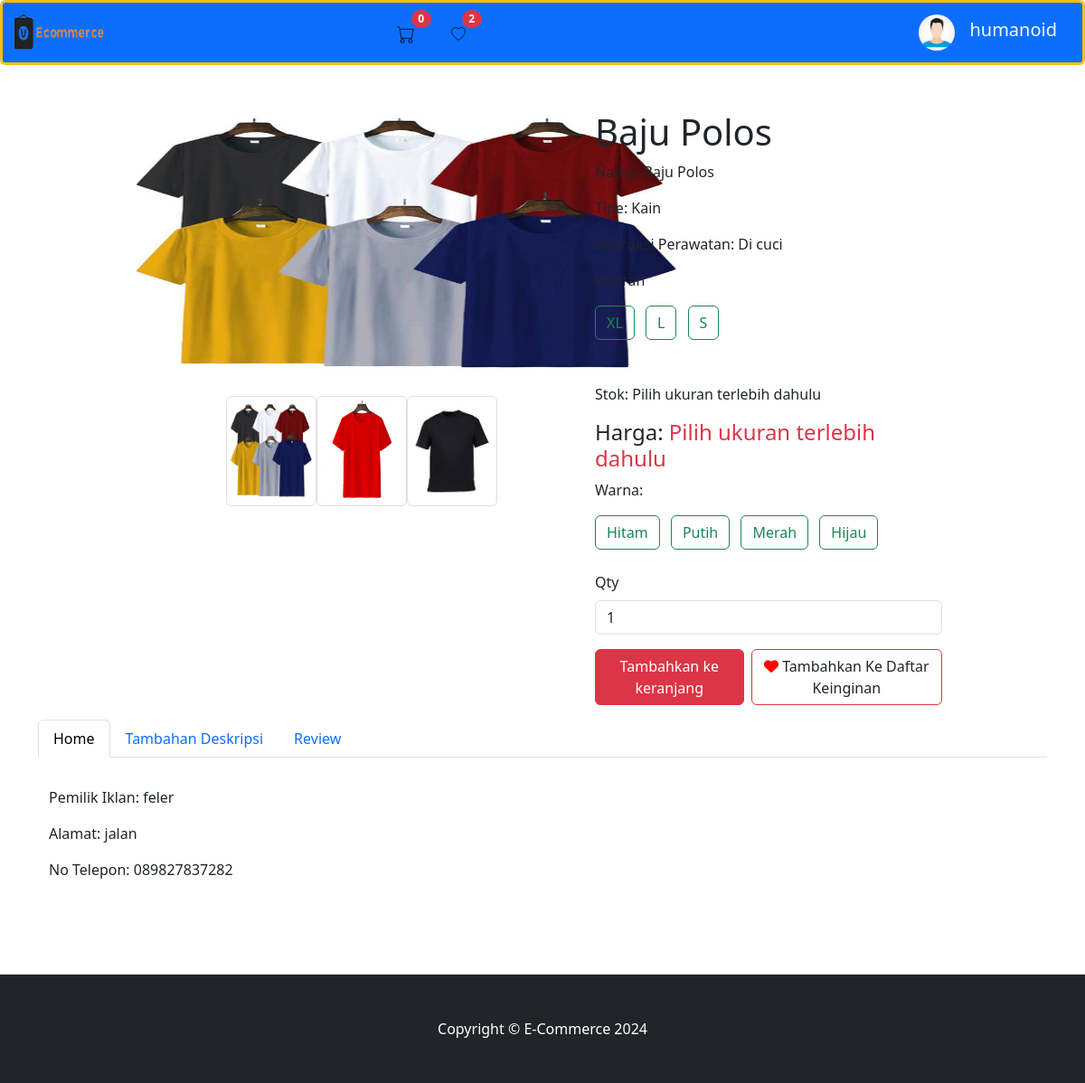
/E-commerce/website/beli.php?id=24 (signed in), run on the app's committed database.
### tables this page shows
CREATE TABLE `tbl_user` (
  `id` int(10) NOT NULL,
  `nama` varchar(100) NOT NULL,
  `username` varchar(100) NOT NULL,
  `password` varchar(255) NOT NULL,
  `alamat` text NOT NULL,
  `no_telepon` varchar(20) NOT NULL,
  `foto_profil` text NOT NULL,
  `duit` decimal(10,2) NOT NULL
);

CREATE TABLE `tbl_gambar` (
  `id` int(111) NOT NULL,
  `produk_id` int(111) NOT NULL,
  `gambar_detail` text NOT NULL
);

CREATE TABLE `tbl_produk` (
  `id` int(111) NOT NULL,
  `user_id` int(111) NOT NULL,
  `id_kategori` int(111) NOT NULL,
  `nama_produk` varchar(255) NOT NULL,
  `deskripsi` text NOT NULL,
  `harga` decimal(10,2) DEFAULT NULL,
  `gambar` varchar(255) NOT NULL,
  `stok` int(111) NOT NULL
);

CREATE TABLE `pakaian` (
  `id` int(11) NOT NULL,
  `kategori_id` int(11) DEFAULT NULL,
  `produk_id` int(111) NOT NULL,
  `nama` varchar(255) NOT NULL,
  `type` varchar(255) DEFAULT NULL,
  `instruksi_perawatan` text DEFAULT NULL
);

CREATE TABLE `ukuran` (
  `id` int(111) NOT NULL,
  `produk_id` int(111) NOT NULL,
  `ukuran` varchar(255) NOT NULL,
  `harga` decimal(10,2) NOT NULL,
  `stok` int(255) NOT NULL
);

CREATE TABLE `warna` (
  `id` int(111) NOT NULL,
  `produk_id` int(111) NOT NULL,
  `warna` varchar(255) NOT NULL
);

### E-commerce/website/beli.php (the view, shortened to what this page needs)
<?php
include '../koneksi.php';
$user_id = $_SESSION['user_id'];
$item_id = intval($_GET['id']);
$query_check = "SELECT * FROM tbl_wishlist WHERE user_id = ? AND produk_id = ?";
$stmt_check = $conn->prepare($query_check);
$stmt_check->bind_param("ii", $user_id, $item_id);
$stmt_check->execute();
$result_check = $stmt_check->get_result();
$is_in_wishlist = $result_check->num_rows > 0;
?>
<!DOCTYPE html>
<html lang="en">
<head>
    <link rel="stylesheet" href="https://cdnjs.cloudflare.com/ajax/libs/font-awesome/6.0.0-beta3/css/all.min.css">
    <link href="https://cdn.jsdelivr.net/npm/bootstrap@5.3.3/dist/css/bootstrap.min.css" rel="stylesheet">
</head>
<body>
    <header>
        <?php include 'header/navbar.php'; ?>
    </header>
    <div class="product-container">
        <?php
        if (isset($_GET['id']) && !empty($_GET['id'])) {
            $id = mysqli_real_escape_string($conn, $_GET['id']);
            $view = mysqli_query($conn, "SELECT p.*, u.nama, u.alamat, u.no_telepon FROM tbl_produk p JOIN tbl_user u ON p.user_id = u.id WHERE p.id = $id");
            if ($view && mysqli_num_rows($view) > 0) {
                $result = mysqli_fetch_array($view);
                $kategori_id = intval($result['id_kategori']);
                $kategori_query = mysqli_query($conn, "SELECT nama_kategori FROM tbl_kategori WHERE id = $kategori_id");
                $kategori_result = mysqli_fetch_array($kategori_query);
                if ($kategori_result) {
                    $kategori_name = $kategori_result['nama_kategori'];
                } else {
                    $kategori_name = 'Kategori tidak ditemukan';
                    exit();
                }
            } else {
                echo "Produk tidak ditemukan.";
                exit();
            }
        } else {
            echo "ID produk tidak ditemukan.";
            exit();
        }
        ?>
        <div class="col-md-5">
            <?php
            $view_gambar = mysqli_query($conn, "SELECT * FROM tbl_gambar WHERE produk_id = " . $result['id']);
            $gambar_array = [];
            while ($row = mysqli_fetch_array($view_gambar)) {
                $gambar_array[] = $row;
            }
            if (count($gambar_array) > 0) {
                $gambar_utama = $gambar_array[0];
            }
            ?>
            <img id="mainImage" class="product-image" src="http://localhost/E-commerce/E-commerce/website/gambardetail/<?php echo $gambar_utama['gambar_detail']; ?>" alt="">
            <div class="d-flex justify-content-center mt-3">
                <?php
                foreach ($gambar_array as $gambar) {
                ?>
                    <img src="http://localhost/E-commerce/E-commerce/website/gambardetail/<?php echo $gambar['gambar_detail']; ?>" width="100px" height="100px" class="img-thumbnail mb-2" alt="Product Image Thumbnail" onclick="changeImage('http://localhost/E-commerce/E-commerce/website/gambardetail/<?php echo $gambar['gambar_detail']; ?>')">
                <?php } ?>
            </div>
        </div>
        <div class="col-md-4 px-2">
            <form method="post" action="beli.php?id=<?php echo urlencode($_GET['id']); ?>">
                <h1><?php echo htmlspecialchars($result['nama_produk']); ?></h1>
                <?php include 'pilihkategoriJS_PHP/belikategori.php'; ?>
                <div class="mb-3">
                    <label for="quantity" class="form-label">Qty</label>
                    <input type="number" id="quantity" name="quantity" class="form-control" min="1" value="1" required>
                </div>
                <div class="d-flex">
                    <?php
                    $user_idProdukId = intval($result['user_id']);
                    if ($user_id === $user_idProdukId) {
                    ?>
                        <button type="submit" name="beli_produk" class="btn btn-danger me-2" disabled>Tambahkan ke keranjang</button>
                    <?php
                    } else {
                    ?>
                        <button type="submit" name="beli_produk" class="btn btn-danger me-2">Tambahkan ke keranjang</button>
                    <?php
                    }
                    ?>
            </form>
            <form method="post" action="beli.php?id=<?php echo urlencode($item_id); ?>" style="display: inline;">
                <?php
                $user_idProdukId = intval($result['user_id']);
                if ($user_id === $user_idProdukId) {
                ?>
                    <button type="submit" name="daftar_keinginan" class="btn heart-button border-danger <?php echo $is_in_wishlist ? 'active' : ''; ?>" disabled>
                        <i class="fas fa-heart checkbox-icon"></i> Tambahkan Ke Daftar Keinginan
                    </button>
                <?php
                } else {
                ?>
                    <button type="submit" name="daftar_keinginan" class="btn heart-button border-danger <?php echo $is_in_wishlist ? 'active' : ''; ?>">
                        <i class="fas fa-heart checkbox-icon"></i> Tambahkan Ke Daftar Keinginan
                    </button>
                <?php
                }
                ?>
            </form>
        </div>
    </div>
    <div class="container mt-3">
        <ul class="nav nav-tabs" role="tablist">
            <li class="nav-item">
                <a class="nav-link active" data-bs-toggle="tab" href="#home">Home</a>
            </li>
            <li class="nav-item">
                <a class="nav-link" data-bs-toggle="tab" href="#menu1">Tambahan Deskripsi</a>
            </li>
            <li class="nav-item">
                <a class="nav-link" data-bs-toggle="tab" href="#menu2">Review</a>
            </li>
        </ul>
        <div class="tab-content">
            <div id="home" class="container tab-pane active"><br>
                <p>Pemilik Iklan: <?php echo htmlspecialchars($result['nama']); ?></p>
                <p>Alamat: <?php echo htmlspecialchars($result['alamat']); ?></p>
                <p>No Telepon: <?php echo htmlspecialchars($result['no_telepon']); ?> </p>
            </div>
        </div>
    </div>
    <footer class="py-5 bg-dark mt-5">
        <div class="container-fluid">
            <p class="m-0 text-center text-white">Copyright &copy; E-Commerce 2024</p>
        </div>
    </footer>
</body>
</html>

### E-commerce/website/header/navbar.php (shortened to what this page needs)
<?php
include __DIR__ . '/../../koneksi.php';
$user_id = $_SESSION['user_id'];
$query = "SELECT * FROM tbl_user WHERE id = $user_id";
$result = mysqli_query($conn, $query);
if ($result && mysqli_num_rows($result) > 0) {
  $row = mysqli_fetch_assoc($result);
  $nama_pengguna = $row['nama'];
  $user_id = $_SESSION['user_id'];
  $cart_total = 0;
  $query_wishlist = "SELECT * FROM tbl_wishlist WHERE user_id = ?";
  $stmt = $conn->prepare($query_wishlist);
  $stmt->bind_param("i", $user_id);
  $stmt->execute();
  $result_wishlist = $stmt->get_result();
  $jumlah_wishlist = $result_wishlist->num_rows;
?>
  <nav class="navbar sticky-top navbar-expand-lg navbar-light bg-primary border border-3 rounded  border-warning">
    <div class="container-fluid bg-primary">
      <img class="navbar-brand" src="fotologo/e-commerce.png" width="100px" height="50px">
      <ul class="navbar-nav col-lg-6 justify-content-lg-center">
        <li class="nav-item position-relative">
          <a class="nav-link" aria-current="page" href="cart12.php">
            <span class="badge rounded-pill badge-notification bg-danger position-absolute" style="top: -5px; right: -10px;"><?php echo $cart_total; ?></span>
          </a>
        </li>
        <li class="nav-item ps-4 position-relative">
          <a class="nav-link" aria-current="page" href="daftarkeinginan.php">
            <span class="badge rounded-pill badge-notification bg-danger position-absolute" style="top: -5px; right: -10px;"><?php echo $jumlah_wishlist; ?></span>
          </a>
        </li>
      </ul>
      <a class="navbar-brand">
        <div class="btn-group d-lg-flex col-lg-3 justify-content-lg-end">
          <a class="bg-transparent rounded-pill d-grid gap-2 d-md-flex justify-content-md-end text-decoration-none" href="#" role="button" id="dropdownMenuLink" data-bs-toggle="dropdown" aria-expanded="false">
            <img src="http://localhost/E-commerce/E-commerce/website/fotosampul/<?php echo $row['foto_profil']; ?>" alt="Logo" style="width: 40px;" class="rounded-pill  me-md-2">
            <h1 class="navbar-brand text-light mb-0">
              <?php echo $nama_pengguna; ?>
            </h1>
          </a>
        </div>
      </a>
    </div>
  </nav>
<?php
} else {
  echo "Pengguna tidak ditemukan.";
}
?>

### E-commerce/website/pilihkategoriJS_PHP/belikategori.php (shortened to what this page needs)
<?php
if ($kategori_name === 'Elektronik') {
    $view_spek_query = "
    SELECT e.*, u.ukuran, u.harga, u.stok, w.warna
    FROM elektronik e
    LEFT JOIN ukuran u ON e.produk_id = u.produk_id
    LEFT JOIN warna w ON e.produk_id = w.produk_id
    WHERE e.produk_id = " . $result['id'];;
    $view_spek = mysqli_query($conn, $view_spek_query);
    if (!$view_spek) {
        die("Query gagal: " . mysqli_error($conn));
    }
    if (mysqli_num_rows($view_spek) > 0) {
        $row = mysqli_fetch_assoc($view_spek);
?>
        <p>Nama: <?php echo htmlspecialchars($row['nama']); ?></p>
        <p>Brand: <?php echo htmlspecialchars($row['brand']); ?></p>
        <p>Model: <?php echo htmlspecialchars($row['model']); ?></p>
        <p>Screen Size: <?php echo htmlspecialchars($row['screen_size']); ?></p>
        <p>Resolusi: <?php echo htmlspecialchars($row['resolution']); ?></p>
        <p>Tipe Baterai: <?php echo htmlspecialchars($row['battery_type']); ?></p>
        <p>Sistem Operasi: <?php echo htmlspecialchars($row['operating_system']); ?></p>
        <p>Spesial Fitur: <?php echo htmlspecialchars($row['spesial_fitur']); ?></p>
        <p>Spesifikasi</p>
        <?php
        $view_ukuran_query = "
        SELECT DISTINCT u.ukuran, u.harga, u.stok
        FROM ukuran u
        WHERE u.produk_id = " . $result['id'];
        $view_ukuran = mysqli_query($conn, $view_ukuran_query);
        if (!$view_ukuran) {
            die("Query gagal: " . mysqli_error($conn));
        }
        if (mysqli_num_rows($view_ukuran) > 0) {
            echo '<div id="ukuran-options">';
            while ($ukuran_row = mysqli_fetch_assoc($view_ukuran)) {
                $unique_id = "ukuran-" . htmlspecialchars($ukuran_row['ukuran']);
                $harga = htmlspecialchars($ukuran_row['harga']);
                $stok = htmlspecialchars($ukuran_row['stok']);
        ?>
                <input type="radio" class="btn-check" name="ukuran" id="<?php echo $unique_id; ?>"
                    value="<?php echo htmlspecialchars($ukuran_row['ukuran']); ?>"
                    data-harga="<?php echo $harga; ?>"
                    data-stok="<?php echo $stok; ?>"
                    autocomplete="off" required>
                <label class="btn btn-outline-success me-2" for="<?php echo $unique_id; ?>"><?php echo htmlspecialchars($ukuran_row['ukuran']); ?></label>
        <?php
            }
            echo '</div>';
        }
        ?>
        <br><br>
        <input type="hidden" id="harga_ukuran" name="harga_ukuran" value="">
        <input type="hidden" id="stok_ukuran" name="stok" value="">
        <div id="harga-stok-info">
            <p>Stok: <span id="stok-info">Pilih ukuran terlebih dahulu</span></p>
            <h4>Harga: <span class="text-danger" id="harga-info">Pilih ukuran terlebih dahulu</span></h4>
        </div>
        <?php
        $view_warna_elektronik = mysqli_query($conn, "SELECT DISTINCT warna FROM warna WHERE produk_id =" . $result['id']);
        if ($view_warna_elektronik && mysqli_num_rows($view_warna_elektronik)) {
        ?>
            <p>Warna:</p>
            <?php
            while ($row_warna_elektronik = mysqli_fetch_assoc($view_warna_elektronik)) {
                $unique_id = "warna-" . $row_warna_elektronik['warna'];
            ?>
                <input type="radio" class="btn-check" name="warna" id="<?php echo htmlspecialchars($unique_id); ?>" value="<?php echo htmlspecialchars($row_warna_elektronik['warna']); ?>" autocomplete="off" required>
                <label class="btn btn-outline-success me-2" for="<?php echo htmlspecialchars($unique_id); ?>"><?php echo htmlspecialchars($row_warna_elektronik['warna']); ?></label>
        <?php
            }
        }
        ?>
        <br>
        <br>
    <?php
    } else {
        echo "<p>Spesifikasi elektronik tidak ditemukan.</p>";
    }
} elseif ($kategori_name === 'Pakaian') {
    $view_spek_pakaian = mysqli_query($conn, "SELECT pk.*, p.stok , p.harga
                                              FROM pakaian pk
                                              LEFT JOIN tbl_produk p ON pk.produk_id = p.id
                                              WHERE pk.produk_id = " . $result['id']);
    if (mysqli_num_rows($view_spek_pakaian) > 0) {
        $row_pakaian = mysqli_fetch_assoc($view_spek_pakaian);
    ?>
        <p>Nama: <?php echo htmlspecialchars($row_pakaian['nama']); ?></p>
        <p>Tipe: <?php echo htmlspecialchars($row_pakaian['type']); ?></p>
        <p>Instruksi Perawatan: <?php echo htmlspecialchars($row_pakaian['instruksi_perawatan']); ?></p>
        <p>Ukuran</p>
        <?php
        $view_ukuran_pakaian = mysqli_query($conn, "SELECT * FROM ukuran WHERE produk_id = " . $result['id']);
        if (mysqli_num_rows($view_ukuran_pakaian) > 0) {
            echo '<div id="ukuran-options">';
            while ($ukuran_row_pakaian = mysqli_fetch_assoc($view_ukuran_pakaian)) {
                $unique_id = "ukuran-" . htmlspecialchars($ukuran_row_pakaian['ukuran']);
        ?>
                <label class="btn btn-outline-success me-2" for="<?php echo $unique_id; ?>"><?php echo htmlspecialchars($ukuran_row_pakaian['ukuran']); ?></label>
        <?php
            }
            echo '</div>';
        }
        ?>
        <br><br>
        <div id="harga-stok-info">
            <p>Stok: <span id="stok-info">Pilih ukuran terlebih dahulu</span></p>
            <h4>Harga: <span class="text-danger" id="harga-info">Pilih ukuran terlebih dahulu</span></h4>
        </div>
        <?php
        $view_warna_pakaian = mysqli_query($conn, "SELECT warna FROM warna WHERE produk_id =" . $result['id']);
        if ($view_warna_pakaian && mysqli_num_rows($view_warna_pakaian)) {
        ?>
            <p>Warna:</p>
            <?php
            while ($row_warna_pakaian = mysqli_fetch_assoc($view_warna_pakaian)) {
                $unique_id = "warna-" . $row_warna_pakaian['warna'];
            ?>
                <label class="btn btn-outline-success me-2" for="<?php echo htmlspecialchars($unique_id); ?>"><?php echo htmlspecialchars($row_warna_pakaian['warna']); ?></label>
        <?php
            }
        }
        ?>
        <br>
        <br>
    <?php
    } else {
        echo "<p>Spesifikasi Pakaian tidak ditemukan.</p>";
    }
}
?>

### E-commerce/website/beli.php (style rules this page uses)
.product-container { display: flex; justify-content: center; margin-top: 50px; }
.product-image { width: 600px; height: 300px; }
.heart-button.active .fa-heart { color: red; }

### data on the page
tbl_user: foto_profil (placeholder picture), nama "humanoid"
tbl_gambar: gambar_detail (picture)
tbl_gambar: gambar_detail (picture)
tbl_gambar: gambar_detail (picture)
tbl_produk: nama_produk "Baju Polos", user.nama "feler", user.alamat "jalan", user.no_telepon "089827837282"
pakaian: nama "Baju Polos", type "Kain", instruksi_perawatan "Di cuci"
ukuran: ukuran "XL"
ukuran: ukuran "L"
ukuran: ukuran "S"
warna: warna "Hitam"
warna: warna "Putih"
warna: warna "Merah"
warna: warna "Hijau"

### other printed values
$cart_total "0"
$jumlah_wishlist "2"
